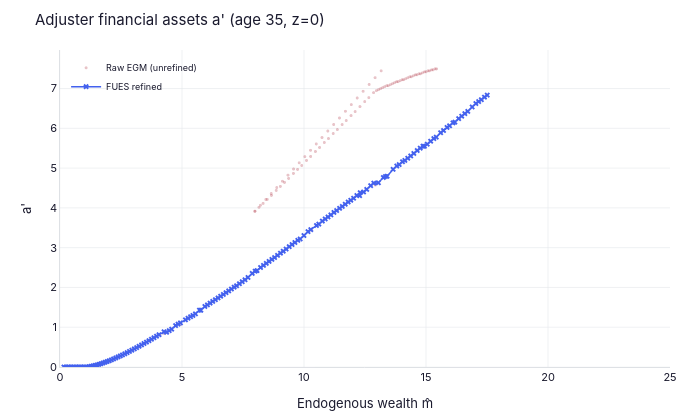
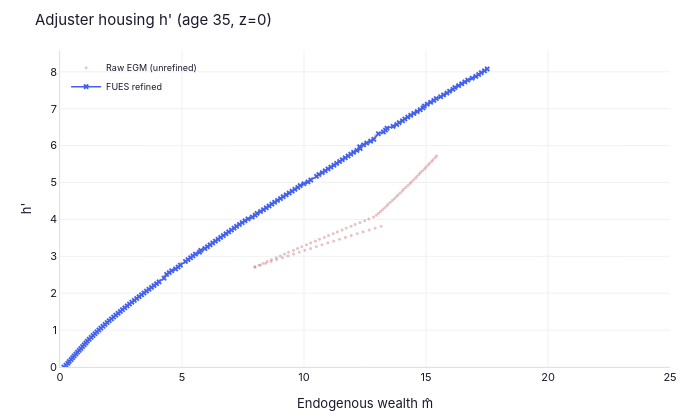
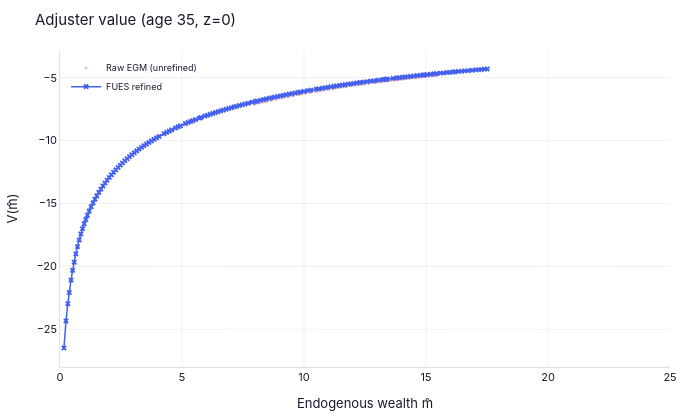

The notebook cell saved with these charts, in order:
### Code cell
# ── Interactive plotly (zoom/pan to inspect dense crossings) ──
try:
    from examples.durables2_0.outputs import nb_plot_adjuster_egm_interactive
    fig_a, fig_h, fig_v = nb_plot_adjuster_egm_interactive(
        results['FUES']['nest'], results['FUES']['grids'], plot_t=35)
    fig_a.show()
    fig_h.show()
    fig_v.show()
except Exception as e:
    print(f'Interactive plots skipped: {e}')

### Figure 1 — Plotly figure (JSON) as saved in the notebook; plotly's stock layout.template omitted (floating-point values rounded to 4 significant figures; data arrays with more than 128 entries replaced by an {"elided": "..."} marker saying what was removed)
{"data": [{"marker": {"color": "#b23a48", "opacity": 0.3, "size": 3}, "mode": "markers", "name": "Raw EGM (unrefined)", "type": "scattergl", "x": {"elided": "246 float values"}, "y": {"elided": "246 float values"}}, {"line": {"color": "#4361ee", "width": 1.5}, "marker": {"color": "#4361ee", "size": 5, "symbol": "x"}, "mode": "lines+markers", "name": "FUES refined", "type": "scattergl", "x": {"elided": "156 float values"}, "y": {"elided": "156 float values"}}], "layout": {"dragmode": "zoom", "font": {"color": "#1a1a2e", "family": "Inter, Helvetica Neue, Arial, sans-serif", "size": 11}, "height": 420, "legend": {"bgcolor": "rgba(0,0,0,0)", "borderwidth": 0, "font": {"size": 9}, "x": 0.01, "y": 0.99}, "margin": {"b": 40, "l": 60, "r": 30, "t": 50}, "paper_bgcolor": "#ffffff", "plot_bgcolor": "#ffffff", "title": {"text": "Adjuster financial assets a' (age 35, z=0)"}, "width": 700, "xaxis": {"gridcolor": "#e5e7eb", "gridwidth": 0.6, "linecolor": "#d1d5db", "linewidth": 0.8, "range": [0, 25], "tickfont": {"color": "#1a1a2e"}, "title": {"font": {"color": "#1a1a2e"}, "text": "Endogenous wealth m̂"}, "zerolinecolor": "#e5e7eb"}, "yaxis": {"gridcolor": "#e5e7eb", "gridwidth": 0.6, "linecolor": "#d1d5db", "linewidth": 0.8, "rangemode": "tozero", "tickfont": {"color": "#1a1a2e"}, "title": {"font": {"color": "#1a1a2e"}, "text": "a'"}, "zerolinecolor": "#e5e7eb"}}}

### Figure 2 — Plotly figure (JSON) as saved in the notebook; plotly's stock layout.template omitted (floating-point values rounded to 4 significant figures; data arrays with more than 128 entries replaced by an {"elided": "..."} marker saying what was removed)
{"data": [{"marker": {"color": "#b23a48", "opacity": 0.3, "size": 3}, "mode": "markers", "name": "Raw EGM (unrefined)", "type": "scattergl", "x": {"elided": "246 float values"}, "y": {"elided": "246 float values"}}, {"line": {"color": "#4361ee", "width": 1.5}, "marker": {"color": "#4361ee", "size": 5, "symbol": "x"}, "mode": "lines+markers", "name": "FUES refined", "type": "scattergl", "x": {"elided": "156 float values"}, "y": {"elided": "156 float values"}}], "layout": {"dragmode": "zoom", "font": {"color": "#1a1a2e", "family": "Inter, Helvetica Neue, Arial, sans-serif", "size": 11}, "height": 420, "legend": {"bgcolor": "rgba(0,0,0,0)", "borderwidth": 0, "font": {"size": 9}, "x": 0.01, "y": 0.99}, "margin": {"b": 40, "l": 60, "r": 30, "t": 50}, "paper_bgcolor": "#ffffff", "plot_bgcolor": "#ffffff", "title": {"text": "Adjuster housing h' (age 35, z=0)"}, "width": 700, "xaxis": {"gridcolor": "#e5e7eb", "gridwidth": 0.6, "linecolor": "#d1d5db", "linewidth": 0.8, "range": [0, 25], "tickfont": {"color": "#1a1a2e"}, "title": {"font": {"color": "#1a1a2e"}, "text": "Endogenous wealth m̂"}, "zerolinecolor": "#e5e7eb"}, "yaxis": {"gridcolor": "#e5e7eb", "gridwidth": 0.6, "linecolor": "#d1d5db", "linewidth": 0.8, "rangemode": "tozero", "tickfont": {"color": "#1a1a2e"}, "title": {"font": {"color": "#1a1a2e"}, "text": "h'"}, "zerolinecolor": "#e5e7eb"}}}

### Figure 3 — Plotly figure (JSON) as saved in the notebook; plotly's stock layout.template omitted (floating-point values rounded to 4 significant figures; data arrays with more than 128 entries replaced by an {"elided": "..."} marker saying what was removed)
{"data": [{"marker": {"color": "#b23a48", "opacity": 0.3, "size": 3}, "mode": "markers", "name": "Raw EGM (unrefined)", "type": "scattergl", "x": {"elided": "246 float values"}, "y": {"elided": "246 float values"}}, {"line": {"color": "#4361ee", "width": 1.5}, "marker": {"color": "#4361ee", "size": 5, "symbol": "x"}, "mode": "lines+markers", "name": "FUES refined", "type": "scattergl", "x": {"elided": "156 float values"}, "y": {"elided": "156 float values"}}], "layout": {"dragmode": "zoom", "font": {"color": "#1a1a2e", "family": "Inter, Helvetica Neue, Arial, sans-serif", "size": 11}, "height": 420, "legend": {"bgcolor": "rgba(0,0,0,0)", "borderwidth": 0, "font": {"size": 9}, "x": 0.01, "y": 0.99}, "margin": {"b": 40, "l": 60, "r": 30, "t": 50}, "paper_bgcolor": "#ffffff", "plot_bgcolor": "#ffffff", "title": {"text": "Adjuster value (age 35, z=0)"}, "width": 700, "xaxis": {"gridcolor": "#e5e7eb", "gridwidth": 0.6, "linecolor": "#d1d5db", "linewidth": 0.8, "range": [0, 25], "tickfont": {"color": "#1a1a2e"}, "title": {"font": {"color": "#1a1a2e"}, "text": "Endogenous wealth m̂"}, "zerolinecolor": "#e5e7eb"}, "yaxis": {"gridcolor": "#e5e7eb", "gridwidth": 0.6, "linecolor": "#d1d5db", "linewidth": 0.8, "rangemode": "normal", "tickfont": {"color": "#1a1a2e"}, "title": {"font": {"color": "#1a1a2e"}, "text": "V(m̂)"}, "zerolinecolor": "#e5e7eb"}}}
